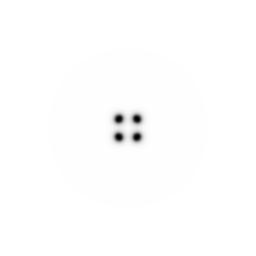

Generate this figure with Python:
import numpy as np
from PIL import Image

# Parameters for Gray-Scott model (spots pattern)
width, height = 256, 256
Du = 0.16  # Diffusion rate for u
Dv = 0.08  # Diffusion rate for v
F = 0.035  # Feed rate
K = 0.065  # Kill rate
dt = 0.1   # Time step
steps = 10000  # Number of iterations

# Initialize concentrations
u = np.ones((height, width))
v = np.zeros((height, width))

# Add perturbation in the center
u[height//2-10:height//2+10, width//2-10:width//2+10] = 0.5
v[height//2-10:height//2+10, width//2-10:width//2+10] = 0.25

# Function to compute Laplacian using finite differences
def laplacian(Z):
    return (np.roll(Z, 1, 0) + np.roll(Z, -1, 0) + np.roll(Z, 1, 1) + np.roll(Z, -1, 1) - 4 * Z) / (1**2)

# Simulation loop
for step in range(steps):
    lap_u = laplacian(u)
    lap_v = laplacian(v)
    uvv = u * v * v
    u += (Du * lap_u - uvv + F * (1 - u)) * dt
    v += (Dv * lap_v + uvv - (F + K) * v) * dt

# Normalize u to 0-255 and save as image
u_normalized = (u - u.min()) / (u.max() - u.min()) * 255
u_img = u_normalized.astype(np.uint8)
img = Image.fromarray(u_img, mode='L')
img.save('gray_scott.jpg')

print("Gray-Scott simulation complete. Saved as 'gray_scott.jpg'")
